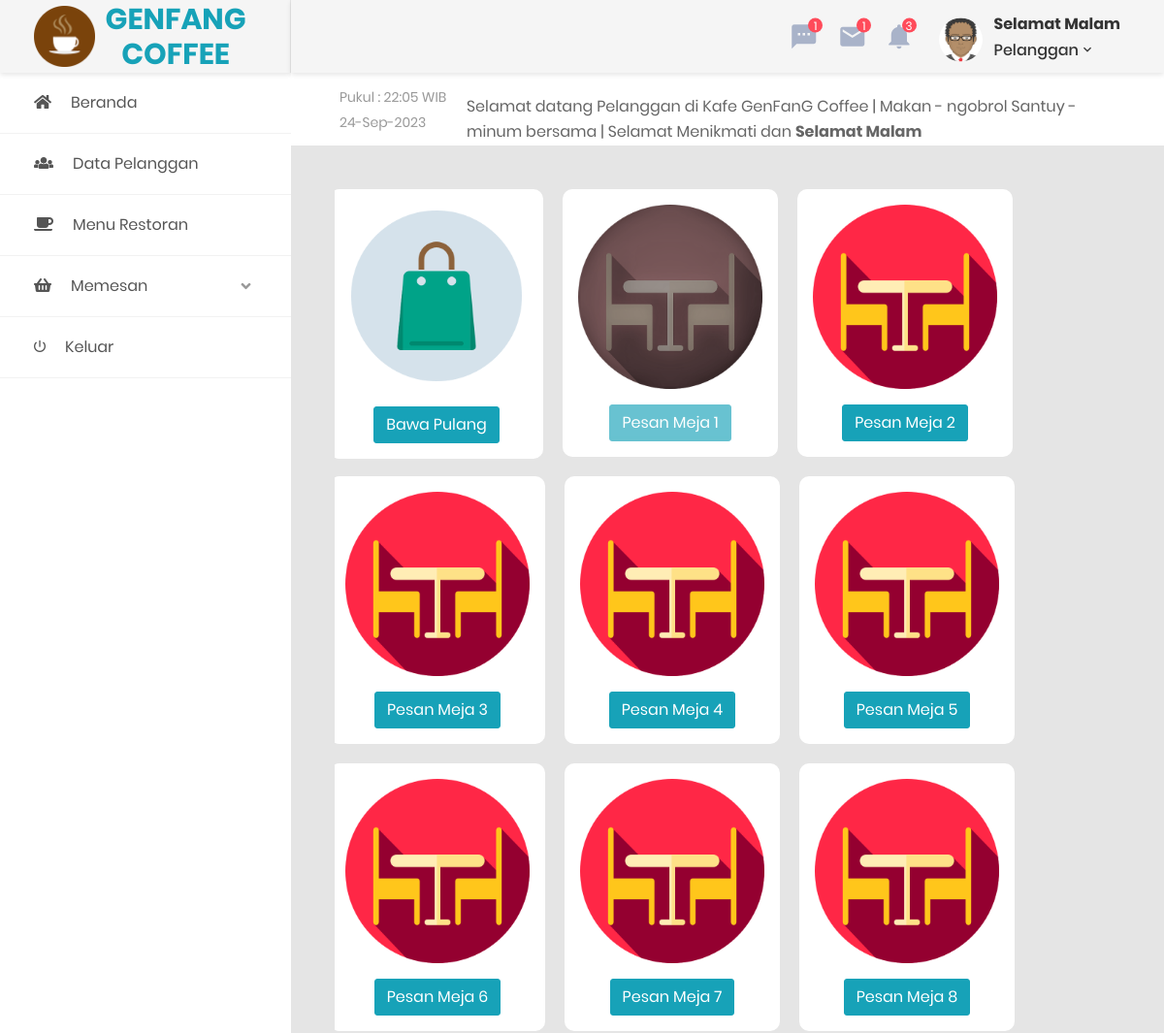
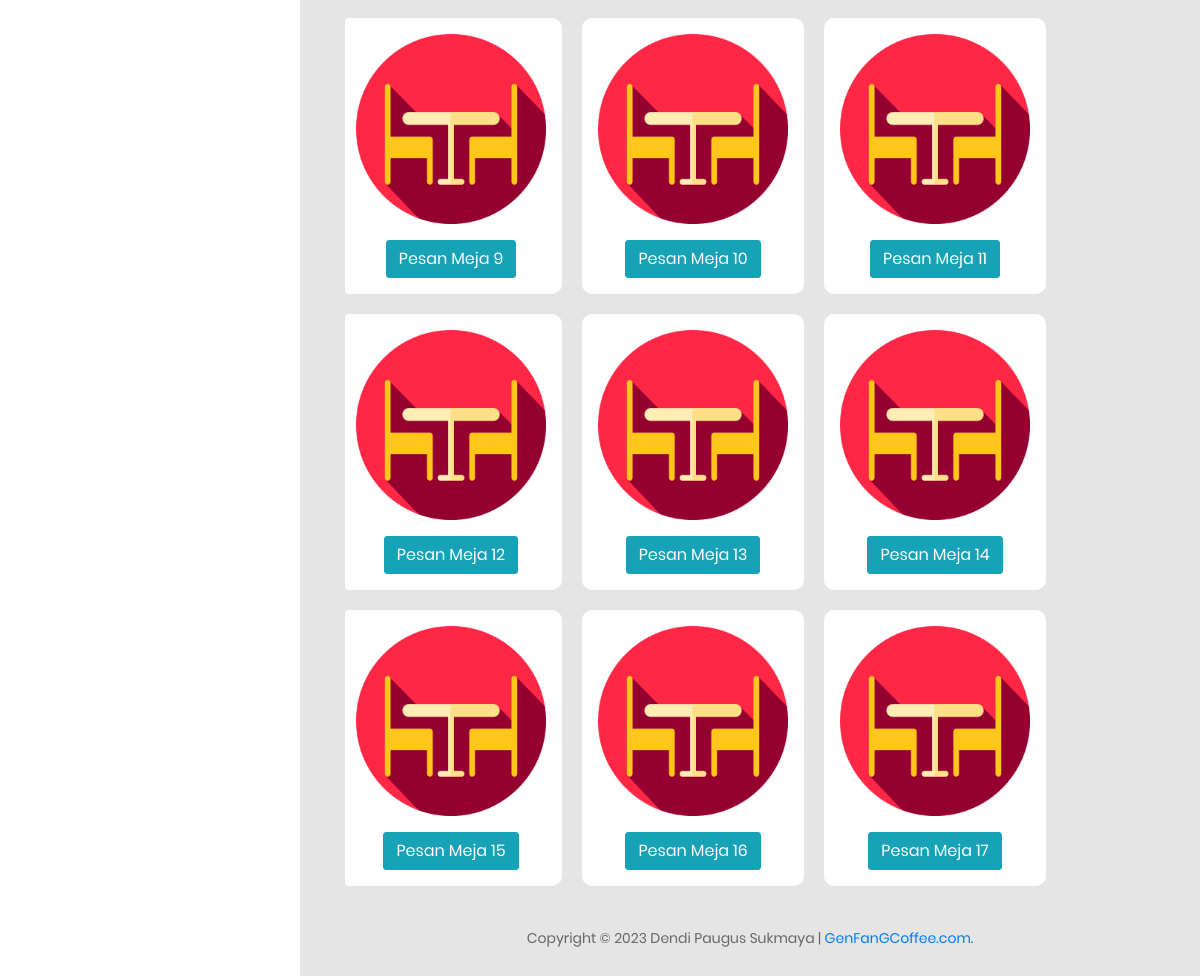
/akses/?go=meja (signed in), run on the app's committed database (2 pictures, top to bottom).
### tables this page shows
CREATE TABLE `meja` (
  `no_meja` int(11) NOT NULL,
  `status` tinyint(1) NOT NULL DEFAULT 1
);

### fungsi/koneksi.php (called while the page is built, shortened)
<?php
class CRUD
{
	public $db;
	public function __construct()
	{
		$this->db = new mysqli(HOST, USER, PASS, DB);
	}
		public function select($table, $where = null, $order = null){
			$sql = "SELECT * FROM $table";
			$select = $this->db->query("$sql") or die($this->db->error);
			return $select;
		}
}
$ok = new CRUD();

### akses/meja/lihat.php (the view, shortened to what this page needs)
<div class="table-responsive">
    <div class='row'>
<form action="?go=memesan" method="POST" style="float: left;">
            <div style="width: 240px;">
                <div class='au-card au-card--no-shadow au-card--no-pad px-3 py-3' style="margin: 0 10px 0 10px;">
                    <img src='meja/logo-tas.png' width="200px" style="margin-bottom: 20px;">
                    <center><input type="submit" value="Bawa Pulang " class="btn btn-info" name="kirim" id="kirim" title='Klik untuk memesan'></center>
                </div>
            </div>
 </form>
<?php
$data=$ok->select("meja");
foreach ($data as $key => $value) {
if ($value['status']=='0'){
    $pareum="disabled";
    $gambar="meja2.png";
} else {
    $pareum="";
    $gambar="meja.png";
}
?>
<form action="?go=memesan" method="POST">
        <div class='au-card au-card--no-shadow au-card--no-pad px-3 py-3 ' style="margin: 0 10px 20px 10px;">
                 <img src="meja/<?php echo $gambar; ?>" class="img-responsive" width="190px" alt="Project">
            <div class="mt-3" >
            <center><input type="submit" class="btn btn-info" value="Pesan Meja <?php echo $value['no_meja'];?>" name="kirim"  id="kirim" <?php echo $pareum; ?>> </center>
            </div>
        </div>
</form>
<?php
}
?>
    </div>
</div>

### data on the page
meja: shows a picture, kirim "Pesan Meja 1"
meja: kirim "Pesan Meja 2"
meja: kirim "Pesan Meja 3"
meja: kirim "Pesan Meja 4"
meja: kirim "Pesan Meja 5"
meja: kirim "Pesan Meja 6"
meja: kirim "Pesan Meja 7"
meja: kirim "Pesan Meja 8"
meja: kirim "Pesan Meja 9"
meja: kirim "Pesan Meja 10"
meja: kirim "Pesan Meja 11"
meja: kirim "Pesan Meja 12"
meja: kirim "Pesan Meja 13"
meja: kirim "Pesan Meja 14"
meja: kirim "Pesan Meja 15"
meja: kirim "Pesan Meja 16"
meja: kirim "Pesan Meja 17"

### other printed values
NAMI_WEB "GENFANG COFFEE"
$_SESSION['nama_user'] "Pelanggan"
